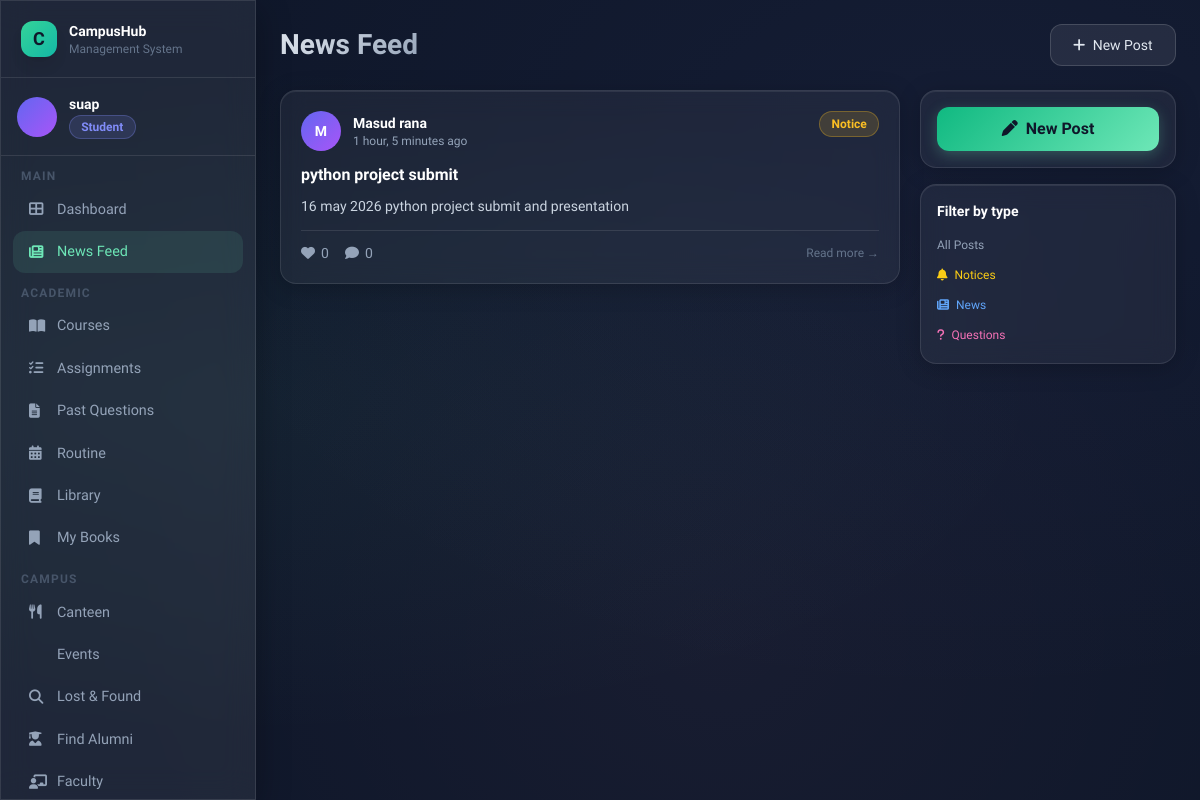
The app's page /social/ (signed in) with its own data.
### users/models.py (models this page shows, shortened)
class User(AbstractUser):
    ROLE_CHOICES = [
        ('admin', 'Admin'),
        ('teacher', 'Teacher'),
        ('student', 'Student'),
        ('alumni', 'Alumni'),
    ]
    email = models.EmailField(unique=True)
    phone = models.CharField(max_length=20, blank=True)
    role = models.CharField(max_length=20, choices=ROLE_CHOICES, default='student')
    profile_picture = models.ImageField(upload_to='profile_pics/', blank=True, null=True)
    USERNAME_FIELD = 'email'
    REQUIRED_FIELDS = ['username']
    def is_student(self): return self.role == 'student'
    def is_alumni(self): return self.role == 'alumni'
    def is_admin_role(self): return self.role == 'admin'

### social/models.py (models this page shows, shortened)
class Post(models.Model):
    POST_TYPES = [
        ('notice', 'Notice'),
        ('news', 'News'),
        ('question', 'Question'),
        ('general', 'General'),
    ]
    title = models.CharField(max_length=300)
    content = models.TextField()
    post_type = models.CharField(max_length=20, choices=POST_TYPES, default='general')
    posted_by = models.ForeignKey(settings.AUTH_USER_MODEL, on_delete=models.CASCADE, related_name='posts')
    date = models.DateTimeField(auto_now_add=True)
    image = models.ImageField(upload_to='post_images/', blank=True, null=True)
    is_approved = models.BooleanField(default=True)
    class Meta:
        ordering = ['-date']
    def like_count(self):
        return self.likes.count()
    def comment_count(self):
        return self.comments.count()

### social/views.py (the view)
# urls.py: path('', views.post_list, name='post_list'),
@login_required
def post_list(request):
    posts = Post.objects.filter(is_approved=True).select_related('posted_by').prefetch_related('comments', 'likes')
    return render(request, 'social/post_list.html', {'posts': posts})

### templates/social/post_list.html (shortened to what this page needs)
{% extends 'base.html' %}
{% block page_title %}News Feed{% endblock %}
{% block content %}
<div class="flex gap-5">
  <div class="flex-1 space-y-4">
    {% for post in posts %}
    <div class="glass-card p-5">
      <div class="flex items-start justify-between mb-3">
        <div class="flex items-center gap-3">
          {% if post.posted_by.profile_picture %}
            <img src="{{ post.posted_by.profile_picture.url }}" class="w-10 h-10 rounded-full object-cover">
          {% else %}
            <div class="w-10 h-10 rounded-full bg-gradient-to-br from-indigo-500 to-purple-500 flex items-center justify-center text-white font-bold text-sm">{{ post.posted_by.first_name|first|upper }}</div>
          {% endif %}
          <div>
            <div class="font-semibold text-white text-sm">{{ post.posted_by.get_full_name }}</div>
            <div class="text-xs text-slate-400">{{ post.date|timesince }} ago</div>
          </div>
        </div>
        <div class="flex items-center gap-2">
          <span class="badge {% if post.post_type == 'notice' %}badge-yellow{% elif post.post_type == 'news' %}badge-blue{% elif post.post_type == 'question' %}badge-pink{% else %}badge-green{% endif %}">{{ post.post_type|title }}</span>
        </div>
      </div>
      <h3 class="font-bold text-white mb-2">{{ post.title }}</h3>
      <p class="text-slate-300 text-sm mb-3 leading-relaxed">{{ post.content|truncatechars:250 }}</p>
      <div class="flex items-center gap-4 pt-3 border-t border-white/10">
        <button onclick="toggleLike({{ post.pk }}, this)"
          class="flex items-center gap-1.5 text-sm text-slate-400 hover:text-pink-400 transition-colors">
          <i class="fas fa-heart text-sm"></i>
          <span class="like-count">{{ post.like_count }}</span>
        </button>
        <a href="{% url 'post_detail' post.pk %}" class="flex items-center gap-1.5 text-sm text-slate-400 hover:text-blue-400 transition-colors">
          <i class="fas fa-comment text-sm"></i> {{ post.comment_count }}
        </a>
        <a href="{% url 'post_detail' post.pk %}" class="ml-auto text-xs text-slate-500 hover:text-white">Read more →</a>
      </div>
    </div>
    {% empty %}
    <div class="text-center py-16 text-slate-500"><i class="fas fa-newspaper text-5xl mb-4 text-slate-700"></i><p>No posts yet. Be the first!</p></div>
    {% endfor %}
  </div>
  <div class="w-64 flex-shrink-0 space-y-4">
    <div class="glass-card p-4">
      <a href="{% url 'create_post' %}" class="btn-primary w-full text-center py-2.5 block"><i class="fas fa-pen mr-2"></i>New Post</a>
    </div>
    <div class="glass-card p-4">
      <h4 class="font-semibold text-white text-sm mb-3">Filter by type</h4>
      <div class="space-y-1.5">
        <a href="{% url 'post_list' %}" class="block text-xs text-slate-400 hover:text-white py-1">All Posts</a>
        <a href="?type=notice" class="block text-xs text-yellow-400 hover:text-yellow-300 py-1"><i class="fas fa-bell mr-1"></i> Notices</a>
        <a href="?type=news" class="block text-xs text-blue-400 hover:text-blue-300 py-1"><i class="fas fa-newspaper mr-1"></i> News</a>
        <a href="?type=question" class="block text-xs text-pink-400 hover:text-pink-300 py-1"><i class="fas fa-question mr-1"></i> Questions</a>
      </div>
    </div>
  </div>
</div>
{% endblock %}

### templates/base.html (shortened to what this page needs)
<!DOCTYPE html>
<html lang="en">
<head>
<script src="https://cdn.tailwindcss.com"></script>
<link rel="stylesheet" href="https://cdnjs.cloudflare.com/ajax/libs/font-awesome/6.4.0/css/all.min.css">
</head>
<body>
<div class="mesh-bg"></div>
{% if user.is_authenticated %}
<div class="flex min-h-screen">
  <aside class="w-64 flex-shrink-0 glass border-r border-white/10 flex flex-col fixed h-full z-20 overflow-y-auto scrollbar-thin">
    <div class="p-5 border-b border-white/10">
      <div class="flex items-center gap-3">
        <div class="w-9 h-9 rounded-xl bg-gradient-to-br from-emerald-400 to-teal-500 flex items-center justify-center text-slate-900 font-bold text-lg shadow-lg">C</div>
        <div>
          <div class="font-bold text-white text-sm">CampusHub</div>
          <div class="text-xs text-slate-500">Management System</div>
        </div>
      </div>
    </div>
    <div class="p-4 border-b border-white/10">
      <div class="flex items-center gap-3">
        {% if user.profile_picture %}
          <img src="{{ user.profile_picture.url }}" class="w-10 h-10 rounded-full object-cover ring-2 ring-emerald-400/30">
        {% else %}
          <div class="w-10 h-10 rounded-full bg-gradient-to-br from-indigo-500 to-purple-500 flex items-center justify-center text-white font-bold text-sm">
          </div>
        {% endif %}
        <div class="overflow-hidden">
          <div class="font-semibold text-sm text-white truncate">{{ user.get_full_name|default:user.username }}</div>
          <span class="badge {% if user.role == 'student' %}badge-blue{% elif user.role == 'teacher' %}badge-green{% elif user.role == 'alumni' %}badge-pink{% else %}badge-yellow{% endif %} text-xs">{{ user.role|title }}</span>
        </div>
      </div>
    </div>
    <nav class="p-3 flex-1">
      <div class="mb-2">
        <p class="text-xs text-slate-600 uppercase tracking-widest px-2 mb-1 font-semibold">Main</p>
        <a href="{% url 'dashboard' %}" class="sidebar-link {% if request.resolver_match.url_name == 'dashboard' %}active{% endif %}">
          <i class="fas fa-th-large w-4"></i> Dashboard
        </a>
        <a href="{% url 'post_list' %}" class="sidebar-link {% if 'post' in request.resolver_match.url_name %}active{% endif %}">
          <i class="fas fa-newspaper w-4"></i> News Feed
        </a>
      </div>
      {% if not user.is_alumni %}
      <div class="mb-2">
        <p class="text-xs text-slate-600 uppercase tracking-widest px-2 mb-1 mt-3 font-semibold">Academic</p>
        <a href="{% url 'course_list' %}" class="sidebar-link">
          <i class="fas fa-book-open w-4"></i> Courses
        </a>
        <a href="{% url 'assignment_list' %}" class="sidebar-link">
          <i class="fas fa-tasks w-4"></i> Assignments
        </a>
        <a href="{% url 'previous_questions' %}" class="sidebar-link">
          <i class="fas fa-file-alt w-4"></i> Past Questions
        </a>
        <a href="{% url 'routine' %}" class="sidebar-link">
          <i class="fas fa-calendar-alt w-4"></i> Routine
        </a>
        <a href="{% url 'book_list' %}" class="sidebar-link">
          <i class="fas fa-book w-4"></i> Library
        </a>
        <a href="{% url 'my_books' %}" class="sidebar-link">
          <i class="fas fa-bookmark w-4"></i> My Books
        </a>
      </div>
      {% endif %}
      <div class="mb-2">
        <p class="text-xs text-slate-600 uppercase tracking-widest px-2 mb-1 mt-3 font-semibold">Campus</p>
        <a href="{% url 'canteen_menu' %}" class="sidebar-link">
          <i class="fas fa-utensils w-4"></i> Canteen
        </a>
        <a href="{% url 'event_list' %}" class="sidebar-link">
           Events
        </a>
        <a href="{% url 'lost_found' %}" class="sidebar-link">
          <i class="fas fa-search w-4"></i> Lost & Found
        </a>
        {% if user.is_student %}
        <a href="{% url 'alumni_list' %}" class="sidebar-link">
          <i class="fas fa-user-graduate w-4"></i> Find Alumni
        </a>
        {% endif %}
        <a href="{% url 'faculty_list' %}" class="sidebar-link">
          <i class="fas fa-chalkboard-teacher w-4"></i> Faculty
        </a>
      </div>
    </nav>
  </aside>
  <main class="flex-1 ml-64 p-6 min-h-screen">
    <header class="flex items-center justify-between mb-6">
      <div>
        {% block page_header %}<h1 class="page-title">{% block page_title %}Dashboard{% endblock %}</h1>{% endblock %}
      </div>
      <div class="flex items-center gap-3">
        <a href="{% url 'create_post' %}" class="btn-secondary text-sm"><i class="fas fa-plus mr-1"></i> New Post</a>
      </div>
    </header>
    {% block content %}{% endblock %}
  </main>
</div>
{% else %}
{% block auth_content %}{% endblock %}
{% endif %}
</body>
</html>

### templates/base.html (style rules this page uses)
:root { --glass: rgba(255,255,255,0.07); --glass-border: rgba(255,255,255,0.12); --accent: #6ee7b7; --accent2: #818cf8; --accent3: #f9a8d4; }
* { font-family: 'Sora', sans-serif; }
body { background: #0f172a; color: #e2e8f0; min-height: 100vh; }
.glass { background: var(--glass); backdrop-filter: blur(16px); -webkit-backdrop-filter: blur(16px); border: 1px solid var(--glass-border); box-shadow: 0 8px 32px rgba(0,0,0,0.3); }
.glass-card { background: rgba(255,255,255,0.05); backdrop-filter: blur(12px); border: 1px solid rgba(255,255,255,0.1); border-radius: 1rem; box-shadow: 0 4px 24px rgba(0,0,0,0.2), inset 0 1px 0 rgba(255,255,255,0.08); transition: transform 0.2s ease, box-shadow 0.2s ease; }
.btn-primary { background: linear-gradient(135deg, #10b981, #6ee7b7); color: #0f172a; font-weight: 600; padding: 0.6rem 1.4rem; border-radius: 0.75rem; transition: all 0.2s; box-shadow: 0 4px 14px rgba(110,231,183,0.25); border: none; cursor: pointer; display: inline-block; text-decoration: none; }
.btn-secondary { background: rgba(255,255,255,0.08); border: 1px solid rgba(255,255,255,0.15); color: #e2e8f0; font-weight: 500; padding: 0.6rem 1.4rem; border-radius: 0.75rem; transition: all 0.2s; cursor: pointer; display: inline-block; text-decoration: none; }
.badge { display: inline-flex; align-items: center; gap: 0.3rem; padding: 0.2rem 0.7rem; border-radius: 9999px; font-size: 0.75rem; font-weight: 600; }
.badge-blue { background: rgba(129,140,248,0.15); color: #818cf8; border: 1px solid rgba(129,140,248,0.3); }
.badge-yellow { background: rgba(251,191,36,0.15); color: #fbbf24; border: 1px solid rgba(251,191,36,0.3); }
.sidebar-link { display: flex; align-items: center; gap: 0.75rem; padding: 0.65rem 1rem; border-radius: 0.75rem; color: #94a3b8; font-size: 0.9rem; font-weight: 500; transition: all 0.2s; text-decoration: none; }
.sidebar-link:hover, .sidebar-link.active { background: rgba(110,231,183,0.1); color: #6ee7b7; }
.page-title { font-size: 1.75rem; font-weight: 700; background: linear-gradient(135deg, #e2e8f0, #94a3b8); -webkit-background-clip: text; -webkit-text-fill-color: transparent; }
.mesh-bg { position: fixed; inset: 0; z-index: -1; background: radial-gradient(ellipse at 20% 50%, rgba(110,231,183,0.05) 0%, transparent 60%), radial-gradient(ellipse at 80% 20%, rgba(129,140,248,0.05) 0%, transparent 60%), radial-gradient(ellipse at 60% 80%, rgba(249,168,212,0.04) 0%, transparent 60%), #0f172a; }

### records on screen
User: get_full_name "suap", role "Student"
Post: posted_by.first_name|first "M", posted_by.get_full_name "Masud rana", date "1 hour, 5 minutes", post_type "Notice", title "python project submit", content "16 may 2026 python project submit and presentation", like_count "0", comment_count "0"
